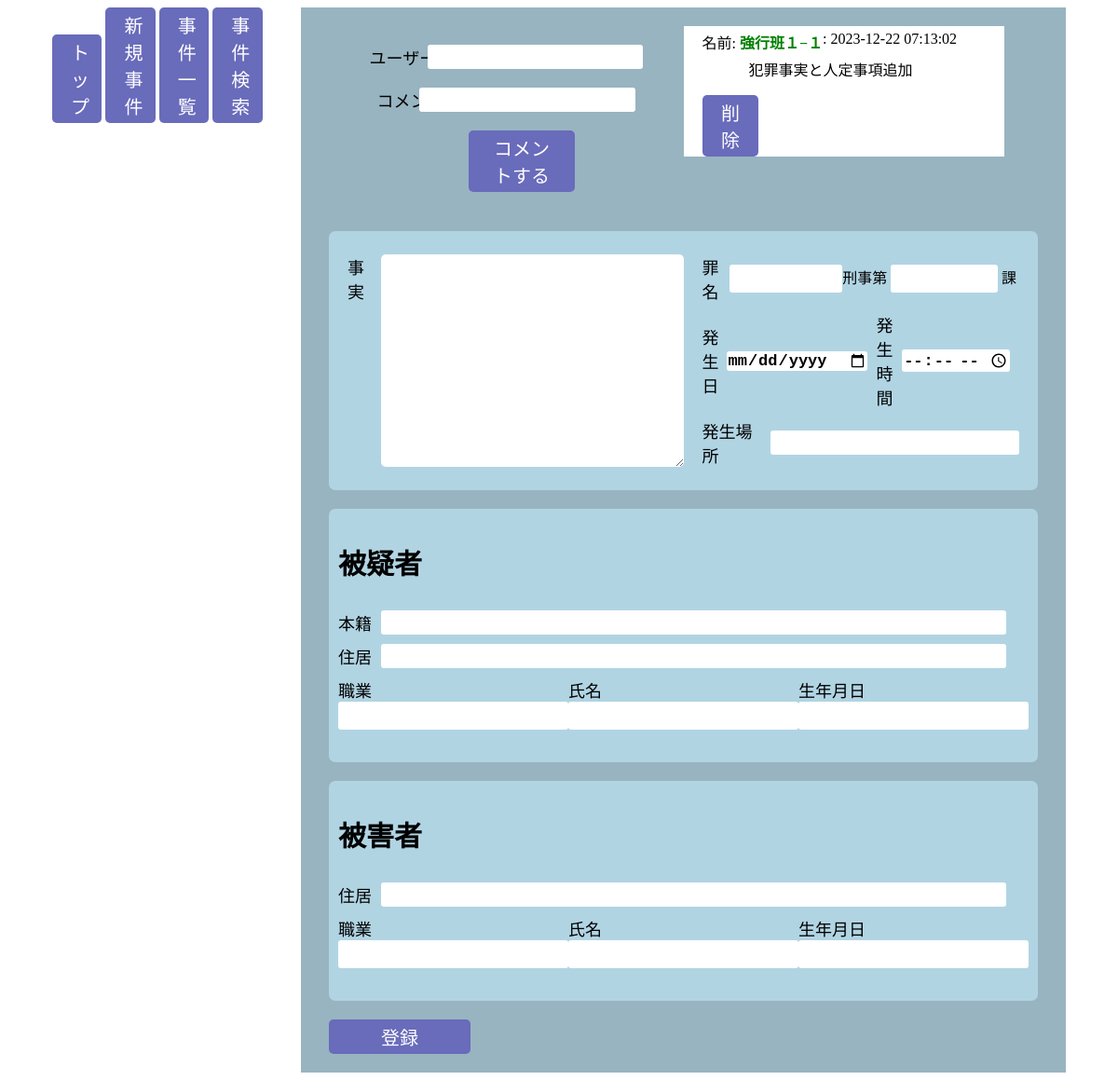
/crime_input.php, run on an earlier commit of the app's database.
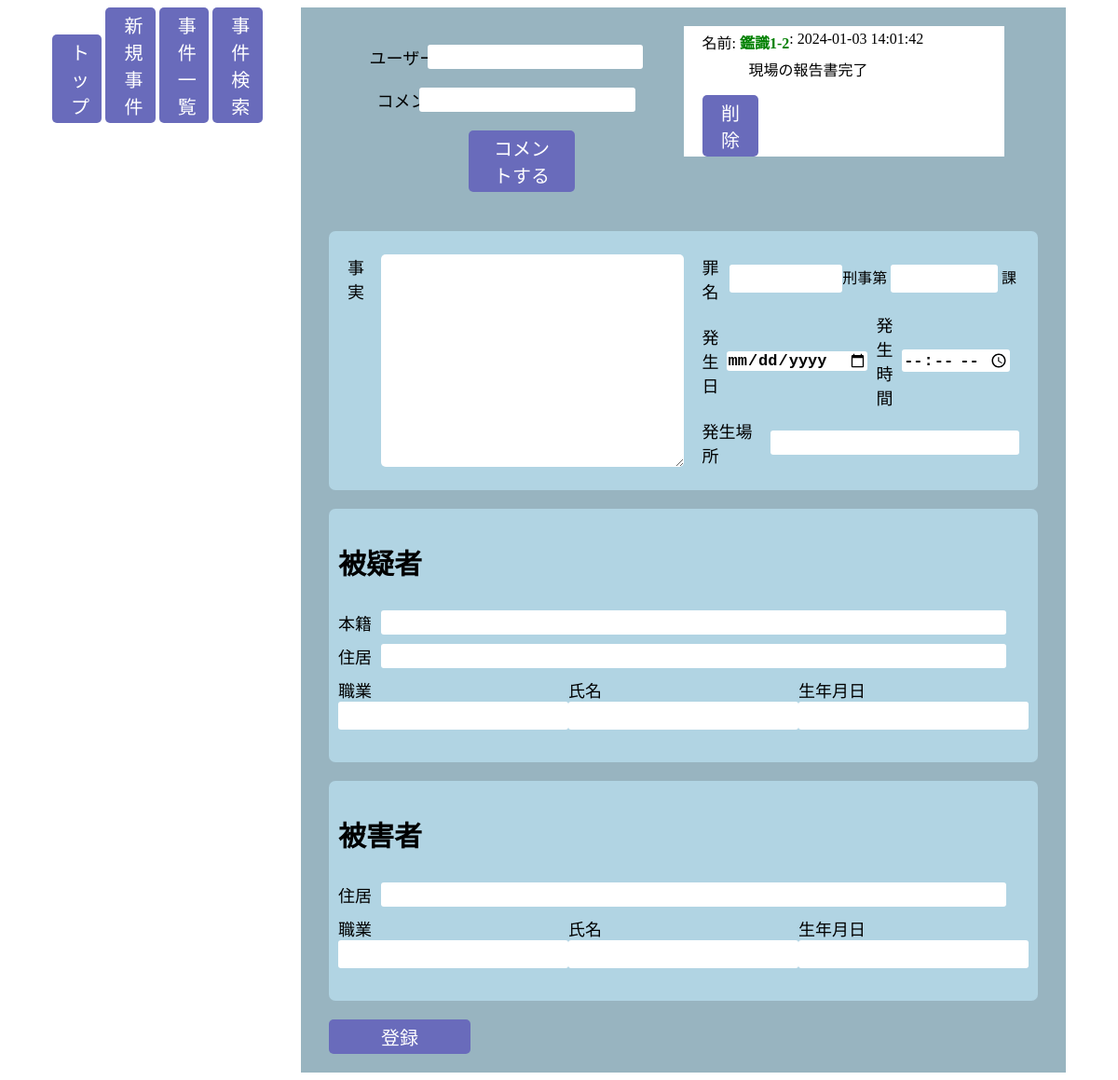
And on a later commit of the database.
### tables this page shows
CREATE TABLE `comment_table` (
  `id` int(11) NOT NULL,
  `username` varchar(30) NOT NULL,
  `comment` text NOT NULL,
  `postdate` datetime NOT NULL
);

### crime_input.php (the view, shortened to what this page needs)
<?php
$pdo = connect_to_db();
$sql = 'SELECT * FROM comment_table';
$stmt = $pdo->prepare($sql);
try {
  $status = $stmt->execute();
} catch (PDOException $e) {
  echo json_encode(["sql error" => "{$e->getMessage()}"]);
  exit();
}
$result = $stmt->fetchAll(PDO::FETCH_ASSOC);
; ?>
<!DOCTYPE html>
<html lang="en">
<head>
    <link rel="stylesheet" href="./input.css">
</head>
<body>
    <div class="inner">
        <header class="header">
            <button class="header_button">
                <a href="index.php">トップ</a>
            </button>
            <button class="header_button active">
                <a href="crime_input.php">新規事件</a>
            </button>
            <button class="header_button">
                <a href="crime_read.php">事件一覧</a>
            </button>
            <button class="header_button">
                <a href="crime_input.php">事件検索</a>
            </button>
        </header>
        <div class="main_content">
            <section class="comment">
                <div class="comment_field">
                    <form action="comment_create.php" method="POST" class="form">
                        <div class="input_username">
                            <label for="username">ユーザーネーム</label>
                            <input type="text" name="username">
                        </div>
                        <div class="input_comment">
                            <label for="comment">コメント</label>
                            <input type="text" name="comment">
                        </div>
                        <button class="comment_button">コメントする</button>
                    </form>
                    <article class="article">
                        <div class="comment_wrapper">
                          <div class="scroll">
                            <?php foreach($result as $item) : ?>
                              <div class="output_username">
                                  <p>名前: <span class="output_username_content"><?php echo $item["username"]; ?></span></p>
                                  <p>: <?php echo $item["postdate"]; ?></p>
                              </div>
                              <div class="comment_content">
                                <p class="output_comment"><?php echo $item["comment"]; ?></p>
                                <button class="delete_comment"><a href="comment_delete.php?id=<?= $item["id"]; ?>">削除</a></button>
                              </div>
                            <?php endforeach; ?>
                          </div>
                        </div>
                    </article>
                </div>
            </section>
            <form action="crime_create.php" method="POST">
                <section class="about_fact">
                    <div class="fact_content">
                        <label for="fact">事実</label>
                        <textarea name="fact" id="fact" cols="17" rows="4"></textarea>
                    </div>
                    <div class="fact_des">
                        <div class="crime_name_content">
                            <label for="crime_name">罪名</label>
                            <input type="text" name="crime_name" id="crime_name">
                            <div class="section_select">
                              <span>刑事第</span>
                              <input type="text" name="section">
                              <span>課</span>
                            </div>
                        </div>
                        <div class="crime_date_time">
                            <label for="crime_date">発生日</label><input type="date" name="crime_date" id="crime_date">
                            <label for="crime_time">発生時間</label><input type="time" name="crime_time" id="crime_time">
                        </div>
                        <div class="crime_place_content">
                            <label for="crime_place">発生場所</label>
                            <input type="text" name="crime_place" id="crime_place">
                        </div>
                    </div>
                </section>
                    <div class="suspect">
                        <h3 class="suspect_title">被疑者</h3>
                        <div class="suspect_honseki_field">
                            <label for="suspect_honseki">本籍</label><input type="text" name="suspect_honseki" id="suspect_honseki" class="suspect_honseki_input">
                        </div>
                        <div class="suspect_address_field">
                            <label for="suspect_address">住居</label><input type="text" name="suspect_address" id="suspect_address" class="suspect_address_input">
                        </div>
                        <div class="suspect_wnb_field">
                            <div class="suspect_work_field">
                                <label for="suspect_work">職業</label><input type="text" name="suspect_work" id="suspect_work" class="suspect_work_input">
                            </div>
                            <div class="suspect_name_field">
                                <label for="suspect_name">氏名</label><input type="text" name="suspect_name" id="suspect_name" class="suspect_name_input">
                            </div>
                            <div class="suspect_birthday_field">
                                <label for="suspect_birthday">生年月日</label><input type="text" name="suspect_birthday" id="suspect_birthday" class="suspect_birthday_input">
                            </div>
                        </div>
                    </div>
                    <div class="victim">
                        <h3 class="victim_title">被害者</h3>
                        <div class="victim_address_field">
                            <label for="victim_address">住居</label><input type="text" name="victim_address" id="victim_address" class="victim_address_input">
                        </div>
                        <div class="victim_wnb_field">
                            <div class="victim_work_field">
                                <label for="victim_work">職業</label><input type="text" name="victim_work" id="victim_work" class="victim_work_input">
                            </div>
                            <div class="victim_name_field">
                                <label for="victim_name">氏名</label><input type="text" name="victim_name" id="victim_name" class="victim_name_input">
                            </div>
                            <div class="victim_birthday_field">
                                <label for="victim_birthday">生年月日</label><input type="text" name="victim_birthday" id="victim_birthday" class="victim_birthday_input">
                            </div>
                        </div>
                    </div>
                <div class="">
                    <button>登録</button>
                </div>
            </form>
        </div>
    </div>
</body>
</html>

### input.css (style rules this page uses)
body { box-sizing: border-box; padding: 0 4%; background-color: white; }
a { text-decoration: none; color: white; display: block; }
.inner { display: flex; margin: 0; }
.main_content { width: 85%; background-color: rgb(152, 180, 192); padding: 20px 30px; }
.comment { height: auto; }
.comment_field { display: flex; }
.form { flex: 1; }
.input_username, .input_comment { display: flex; justify-content: space-around; margin-top: 20px; }
.input_username label { margin-right: -150px; }
.input_comment label { margin-right: -130px; }
.input_comment input { width: 60%; }
.article { flex: 1; height: 200px; }
.article .comment_wrapper { background-color: #fff; height: 60%; width: 80%; border: none; padding: 10px 20px; z-index: 10; overflow-y: scroll; }
.output_username { display: flex; }
.output_username p { margin-bottom: 0; }
.output_username_content { color: green; font-weight: bold; }
.output_comment { margin-top: 5px; margin-left: 50px; }
.about_fact { display: flex; margin: 20px 0; padding: 20px 10px; border-radius: 7px; background-color: #b1d4e3; }
form { width: 100%; }
label { display: inline-block; font-size: 18px; }
input { border-radius: 3px; border: none; font-size: 17px; font-weight: bold; }
.fact_content { width: 50%; display: flex; justify-content: space-between; padding: 5px 10px; }
.fact_content textarea { width: 90%; font-size: 19px; border-radius: 5px; border: none; }
.fact_des { width: 50%; }
.crime_name_content { display: flex; align-items: center; justify-content: flex-start; padding: 5px 10px; }
.crime_name_content label { margin-right: 8px; }
.crime_name_content input { width: 50%; padding: 5px 10px; }
.crime_date_time { display: flex; align-items: center; justify-content: flex-start; padding: 5px 10px; }
.crime_date_time label { margin-right: 8px; }
.crime_date_time input { margin-right: 10px; }
.crime_place_content { display: flex; align-items: center; justify-content: flex-start; padding: 5px 10px; }
.crime_place_content label { margin-right: 8px; }
.crime_place_content input { width: 80%; font-size: 14px; padding: 5px 10px; }
.suspect, .victim { padding: 5px 10px; border-radius: 7px; background-color: #b1d4e3; margin-bottom: 20px; }
.suspect_title, .victim_title { font-size: 30px; }
.suspect label, .victim label { margin-right: 10px; }
.suspect_honseki_field { display: flex; margin-bottom: 10px; }
.suspect_address_field, .victim_address_field { display: flex; margin-bottom: 10px; }
.suspect_honseki_input, .suspect_address_input, .victim_address_input { width: 90%; }
.suspect_wnb_field, .victim_wnb_field { display: flex; justify-content: space-around; margin-bottom: 30px; }
.suspect_work_input, .suspect_name_input, .suspect_birthday_input, .victim_work_input, .victim_name_input, .victim_birthday_input { padding: 5px 10px; }
button { font-size: 20px; padding: 4px 20px; border: none; border-radius: 5px; background-color: #696bbb; color: white; width: 20%; margin: 0 auto; }
.comment_button { margin-top: 20px; width: 30%; margin-left: 150px; }

What changed in the data, as far as the page shows it:
removed comment_table: username "強行班１−１", postdate "2023-12-22 07:13:02", comment "犯罪事実と人定事項追加"
added comment_table: username "鑑識1-2", postdate "2024-01-03 14:01:42", comment "現場の報告書完了"
